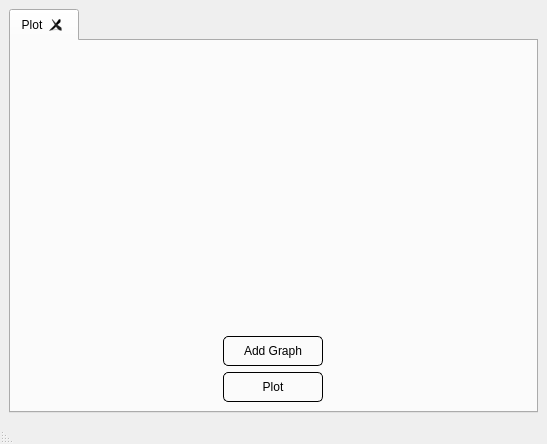
<?xml version="1.0" encoding="UTF-8"?>
<ui version="4.0">
 <class>MainWindow</class>
 <widget class="QMainWindow" name="MainWindow">
  <property name="geometry">
   <rect>
    <x>0</x>
    <y>0</y>
    <width>547</width>
    <height>444</height>
   </rect>
  </property>
  <property name="windowTitle">
   <string>MainWindow</string>
  </property>
  <property name="layoutDirection">
   <enum>Qt::RightToLeft</enum>
  </property>
  <widget class="QWidget" name="centralwidget">
   <layout class="QVBoxLayout" name="verticalLayout_2">
    <item>
     <widget class="QTabWidget" name="tabWidget">
      <property name="layoutDirection">
       <enum>Qt::LeftToRight</enum>
      </property>
      <property name="currentIndex">
       <number>0</number>
      </property>
      <property name="tabsClosable">
       <bool>true</bool>
      </property>
      <widget class="QWidget" name="tab_3">
       <attribute name="title">
        <string>Plot</string>
       </attribute>
       <layout class="QVBoxLayout" name="verticalLayout">
        <item>
         <widget class="QCustomPlot" name="widget" native="true"/>
        </item>
        <item alignment="Qt::AlignHCenter">
         <widget class="QPushButton" name="AddGraphButton">
          <property name="minimumSize">
           <size>
            <width>100</width>
            <height>30</height>
           </size>
          </property>
          <property name="maximumSize">
           <size>
            <width>100</width>
            <height>30</height>
           </size>
          </property>
          <property name="toolTip">
           <string>&lt;html&gt;&lt;head/&gt;&lt;body&gt;&lt;p&gt;Add a new formula&lt;/p&gt;&lt;/body&gt;&lt;/html&gt;</string>
          </property>
          <property name="styleSheet">
           <string notr="true">QPushButton#AddGraphButton {
  border: 1px solid black;
  border-radius: 5px;
}

QPushButton#AddGraphButton:hover {
  border: 2px solid black;
  font: italic;
}</string>
          </property>
          <property name="text">
           <string>Add Graph</string>
          </property>
         </widget>
        </item>
        <item alignment="Qt::AlignHCenter">
         <widget class="QPushButton" name="PlotButton">
          <property name="minimumSize">
           <size>
            <width>100</width>
            <height>30</height>
           </size>
          </property>
          <property name="maximumSize">
           <size>
            <width>100</width>
            <height>30</height>
           </size>
          </property>
          <property name="toolTip">
           <string>&lt;html&gt;&lt;head/&gt;&lt;body&gt;&lt;p&gt;Plot all formulas on one canvas&lt;/p&gt;&lt;/body&gt;&lt;/html&gt;</string>
          </property>
          <property name="styleSheet">
           <string notr="true">QPushButton#PlotButton {
  border: 1px solid black;
  border-radius: 5px;
}

QPushButton#PlotButton:hover {
   border: 2px solid black;
   font: italic;
}</string>
          </property>
          <property name="text">
           <string>Plot</string>
          </property>
         </widget>
        </item>
       </layout>
      </widget>
     </widget>
    </item>
   </layout>
  </widget>
  <widget class="QMenuBar" name="menubar">
   <property name="geometry">
    <rect>
     <x>0</x>
     <y>0</y>
     <width>547</width>
     <height>22</height>
    </rect>
   </property>
  </widget>
  <widget class="QStatusBar" name="statusbar"/>
 </widget>
 <customwidgets>
  <customwidget>
   <class>QCustomPlot</class>
   <extends>QWidget</extends>
   <header>qcustomplot.h</header>
   <container>1</container>
  </customwidget>
 </customwidgets>
 <resources/>
 <connections/>
</ui>
